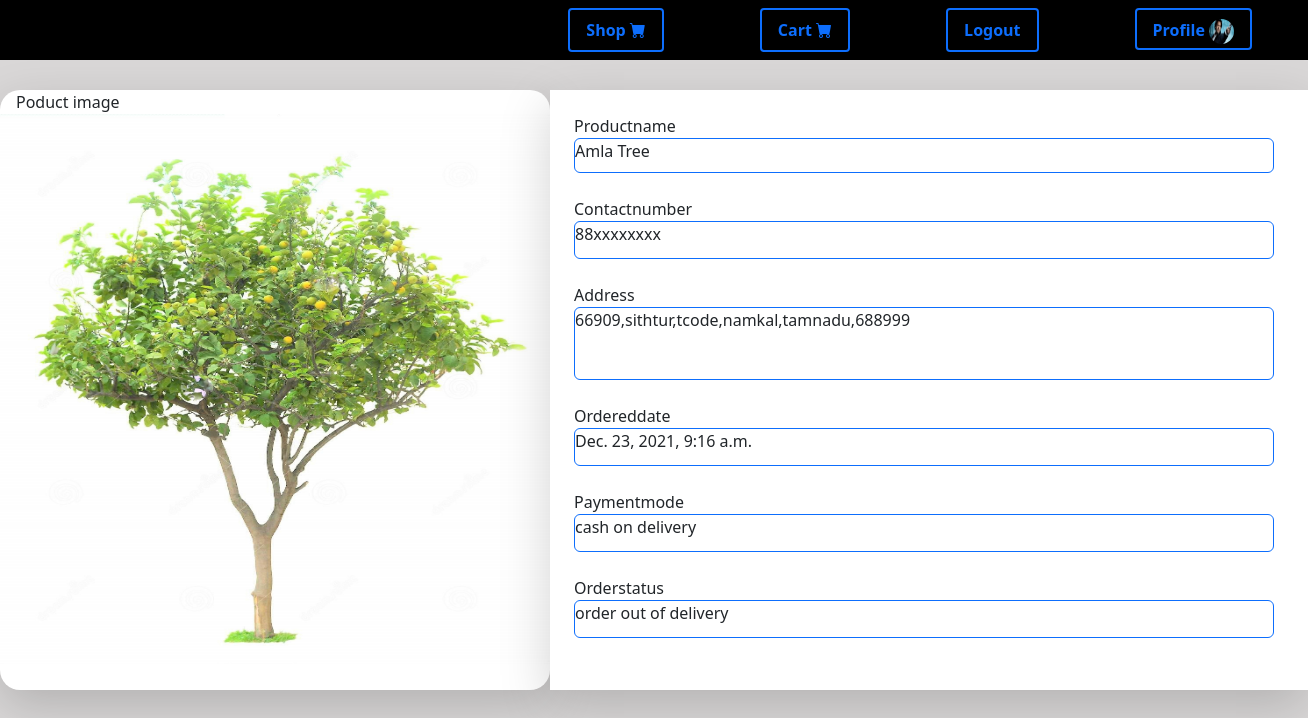
The page /orderdetails/6/ (signed in) on the database its author committed.
### mygreen/models.py (models this page shows, shortened)
class Customerdetail(models.Model):
    user=models.OneToOneField(User,null=True,blank=True,on_delete=CASCADE)
    name=models.CharField(max_length=50,null=True)
    profilepic=models.ImageField(null=True,blank=True,default='profileimage.jpg')
    email=models.EmailField(max_length=100,null=True)
    contactnumber=models.CharField(max_length=25,null=True,blank=True,default='update contact')
    address=models.CharField(max_length=500,null=True,blank=True,default='update address')
    dateofcreated=models.DateTimeField(auto_now_add=True,null=True)

class Order(models.Model):
    productname=models.CharField(max_length=50,null=True,blank=True)
    name=models.CharField(max_length=25,null=True,blank=True)
    user=models.ForeignKey(User,null=True,blank=True,on_delete=CASCADE)
    product=models.ForeignKey(Product,null=True,blank=True,on_delete=CASCADE)
    address=models.CharField(max_length=500,null=True,blank=True)
    contactnumber=models.CharField(max_length=10,null=True,blank=True)
    orderstatus=models.CharField(max_length=25,null=True,blank=True,default="order placed")
    ordereddate=models.DateTimeField(auto_now_add=True,null=True)
    paymentmode=models.CharField(max_length=25,null=True,blank=True)

### mygreen/views.py (the view)
# urls.py: path('orderdetails/<str:pk>/',views.orderdetails,name='orderdetails'),
@login_required(login_url='login')
def orderdetails(request,pk):
    order=Order.objects.get(id=pk)
    orderdict={'order':order}
    return render(request,'mygreen/orderdetails.html',orderdict)

### mygreen/templates/mygreen/orderdetails.html (shortened to what this page needs)
{% load static %}
<!DOCTYPE html>
<html lang="en">
    <head>
        <link href="https://cdn.jsdelivr.net/npm/bootstrap@5.1.2/dist/css/bootstrap.min.css" rel="stylesheet">
        <link rel="stylesheet" href="https://cdn.jsdelivr.net/npm/bootstrap-icons@1.7.2/font/bootstrap-icons.css">
        <link rel="stylesheet" href="{% static 'CSS/orderdetails.css' %}">
    </head>
    <body style="background-color: rgba(161, 156, 156,0.4);">
        <div>
            <ul class="container-fluid nav nav-sm p-2 justify-content-end navibar">
                <li class="nav-item">
                    <a href="{% url 'shop' %}" class="nav-link mx-5 btn btn-outline-primary border-2 navilink">Shop <span><i class="bi bi-cart-fill"></i></span></a>
                </li>
                <li class="nav-item">
                    <a href="{% url 'cart' %}" class="nav-link mx-5 btn btn-outline-primary border-2 navilink">Cart <span><i class="bi bi-cart-fill"></i></span></a>
                </li>
                <li class="nav-item">
                    <a href="{% url 'logout' %}" class="nav-link mx-5 btn btn-outline-primary border-2  navilink">Logout</a>
                </li>
                <li class="nav-item">
                    <a href="{% url 'customerprofile' %}" class="nav-link mx-5 btn btn-outline-primary border-2 px-3 pb-1 navilink">Profile <span><img src="{{request.user.customerdetail.profilepic.url}}" alt="ok" width="25px" height="25px" class="rounded-circle"></span></a>
                </li>
            </ul>
        </div>
        <div class="d-flex">
            <div class="shadow-lg" style="background-color: white; width: 600px; height: 600px;border-radius: 20px;margin-top: 30px;">
                <div class="mx-3">Poduct image</div>
                <img src="{% static 'Images/lemon menu image.jpg' %}" alt="lemon menu pic" width="550px" height="550px" class="rounded-5">
            </div>
            <div class="shadow-lg" style=" background-color: white; width: 950px;height: 600px;margin-top: 30px;">
                <div>
                    <div class="mx-4 mt-4">Productname</div>
                    <div class="border mx-4 border-primary" style="width: 700px;height: 35px; border-radius: 6px;">
                        {{order.productname}}
                    </div>
                </div>
                <div>
                    <div class="mx-4 mt-4">Contactnumber</div>
                    <div class="border mx-4 border-primary" style="width: 700px;height: 38px; border-radius: 6px;">
                         {{order.contactnumber}}
                    </div>
                </div>
                <div>
                    <div class="mx-4 mt-4">Address</div>
                    <div class="border mx-4 border-primary" style="width: 700px;height: 73px; border-radius: 6px;">
                        {{order.address}}
                    </div>
                </div>
                <div>
                    <div class="mx-4 mt-4">Ordereddate</div>
                    <div class="border mx-4 border-primary" style="width: 700px;height: 38px; border-radius: 6px;">
                        {{order.ordereddate}}
                    </div>
                </div>
                <div>
                    <div class="mx-4 mt-4">Paymentmode</div>
                    <div class="border mx-4 border-primary" style="width: 700px;height: 38px; border-radius: 6px;">
                        {{order.paymentmode}}
                    </div>
                </div>
                <div>
                    <div class="mx-4 mt-4">Orderstatus</div>
                    <div class="border mx-4 border-primary" style="width: 700px;height: 38px; border-radius: 6px;">
                        {{order.orderstatus}}
                    </div>
                </div>
            </div>
        </div>
    </body>
</html>

### mygreen/static/CSS/orderdetails.css (style rules this page uses)
.navibar { background-color: rgba(0, 0, 0,1); }
.navilink { font-weight: bold; }

### rows shown on the page
Order: productname "Amla Tree", contactnumber "88xxxxxxxx", address "66909,sithtur,tcode,namkal,tamnadu,688999", ordereddate "Dec. 23, 2021, 9:16 a.m.", paymentmode "cash on delivery", orderstatus "order out of delivery"
